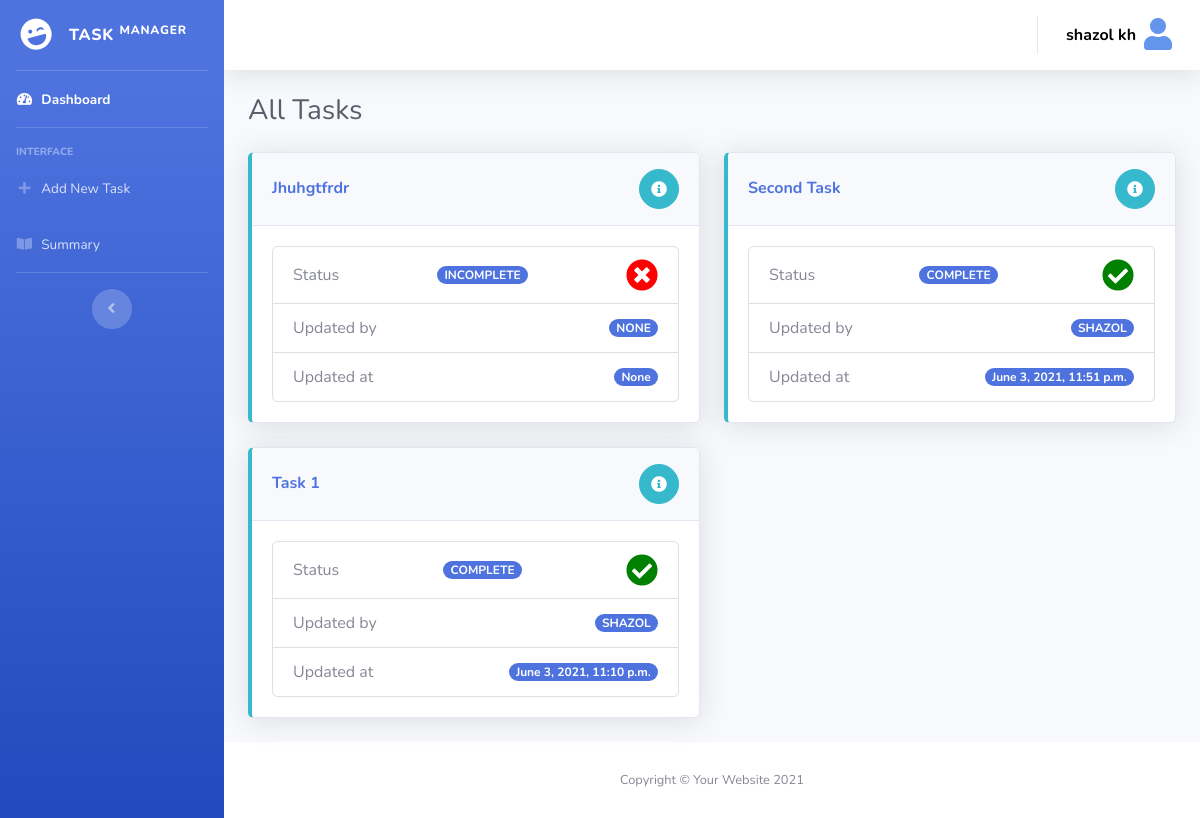
Page /task/dashboard/ (signed in) on the earlier database version.
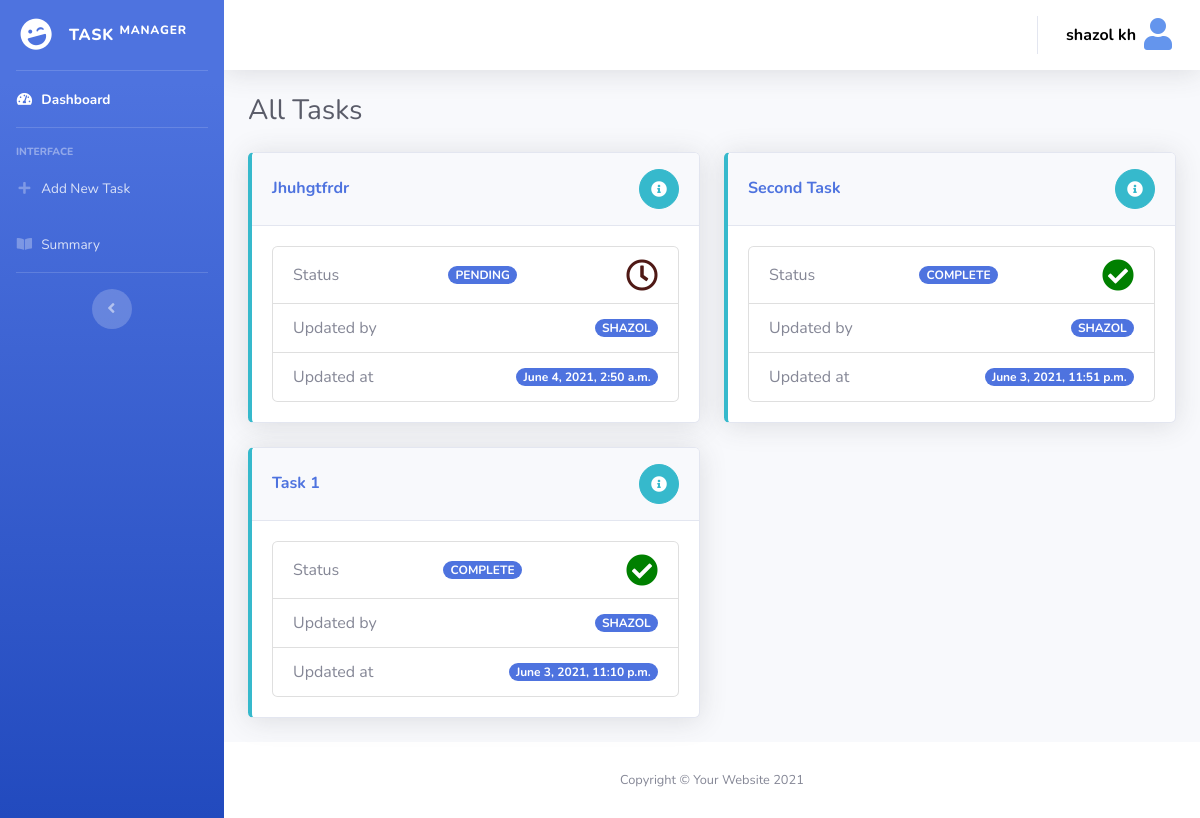
Same page on the later database version.
### task_manager/models.py (models this page shows, shortened)
class Task(models.Model):
    task_name = models.CharField(max_length=255)
    STATUS_TYPE = (
        ('complete', 'Complete'),
        ('incomplete', 'Incomplete'),
        ('outstanding', 'Outstanding'),
        ('no_status', 'No Status'),
        ('pending', 'Pending'),
    )
    status = models.CharField(max_length=255, choices=STATUS_TYPE, null=True, blank=True)
    updated_at = models.DateTimeField(auto_now_add=False, null=True, blank=True)
    updated_by = models.ForeignKey(User, on_delete=models.CASCADE, null=True, blank=True)
    additional_info = models.TextField(null=True, blank=True)

### task_manager/views.py (the view)
# urls.py: path('dashboard/', Dashboard, name='dashboard'),
@login_required(login_url='login')
def Dashboard(request):
    task_list = Task.objects.order_by('-id').all()
    page = request.GET.get('page', 1)
    paginator = Paginator(task_list, 8)
    try:
        tasks = paginator.page(page)
    except PageNotAnInteger:
        tasks = paginator.page(1)
    except EmptyPage:
        tasks = paginator.page(paginator.num_pages)
    context = {
        'tasks': tasks,
    }
    return render(request, 'task_manager/dashboard.html', context)

### templates/task_manager/dashboard.html (shortened to what this page needs)
{% extends 'task_manager/common/dashboard_base.html' %}
{% block dasboard_content %}
    <div class="container-fluid">
        <h2 class="h3 mb-4 text-gray-800">All Tasks</h2>
        <div class="row">
            {% for task in tasks %}
                <div class="col-xl-6 col-lg-6">
                    <div class="card border-left-info shadow mb-4">
                        <div class="card-header py-3 d-flex flex-row align-items-center justify-content-between">
                            <a href="{% url 'single-task' task.id %}">
                                <h6 class="m-0 font-weight-bold text-primary">{{ task.task_name|title }}</h6>
                            </a>
                            <div class="dropdown no-arrow">
                                <a href="#" class="btn btn-info btn-circle" data-toggle="modal"
                                   data-target="#addcommentmodal{{ task.id }}">
                                    <i class="fas fa-info-circle"></i>
                                </a>
                            </div>
                        </div>
                        <div class="card-body">
                            <ul class="list-group">
                                <li class="list-group-item d-flex justify-content-between align-items-center">
                                    Status <span
                                        class="badge badge-primary badge-pill">{{ task.get_status_display|upper }}</span>
                                    {% if task.status == 'complete' %}
                                        <i class="fas fa-check-circle fa-2x" style="color: green"></i>
                                    {% elif task.status == 'incomplete' %}
                                        <i class="fas fa-times-circle fa-2x" style="color: red"></i>
                                    {% elif task.status == 'outstanding' %}
                                        <i class="fas fa-exclamation-triangle fa-2x" style="color: yellow"></i>
                                    {% elif task.status == 'no_status' %}
                                        <i class="fas fa-power-off fa-2x"></i>
                                    {% elif task.status == 'pending' %}
                                        <i class="far fa-clock fa-2x" style="color: #4f1915"></i>
                                    {% endif %}
                                </li>
                                <li class="list-group-item d-flex justify-content-between align-items-center">
                                    Updated by
                                    <span class="badge badge-primary badge-pill">{{ task.updated_by|upper }}</span>
                                </li>
                                <li class="list-group-item d-flex justify-content-between align-items-center">
                                    Updated at
                                    <span class="badge badge-primary badge-pill">{{ task.updated_at }}</span>
                                </li>
                            </ul>
                        </div>
                    </div>
                </div>
            {% endfor %}
        </div>
    </div>
{% endblock %}

Differences in the rows shown:
changed Task "Jhuhgtfrdr": status "INCOMPLETE" → "PENDING"; updated_by "NONE" → "SHAZOL"; updated_at "None" → "June 4, 2021, 2:50 a.m."
